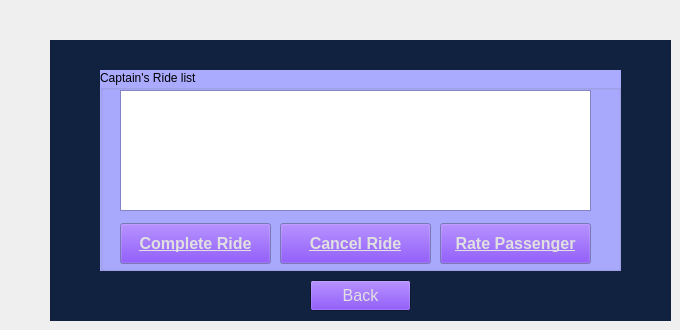
    <widget class="QWidget" name="page_10">
     <widget class="QWidget" name="index9" native="true">
      <property name="geometry">
       <rect>
        <x>50</x>
        <y>40</y>
        <width>621</width>
        <height>281</height>
       </rect>
      </property>
      <property name="palette">
       <palette>
        <active>
         <colorrole role="Window">
          <brush brushstyle="SolidPattern">
           <color alpha="255">
            <red>17</red>
            <green>34</green>
            <blue>64</blue>
           </color>
          </brush>
         </colorrole>
        </active>
        <inactive>
         <colorrole role="Window">
          <brush brushstyle="SolidPattern">
           <color alpha="255">
            <red>17</red>
            <green>34</green>
            <blue>64</blue>
           </color>
          </brush>
         </colorrole>
        </inactive>
        <disabled>
         <colorrole role="Base">
          <brush brushstyle="SolidPattern">
           <color alpha="255">
            <red>17</red>
            <green>34</green>
            <blue>64</blue>
           </color>
          </brush>
         </colorrole>
         <colorrole role="Window">
          <brush brushstyle="SolidPattern">
           <color alpha="255">
            <red>17</red>
            <green>34</green>
            <blue>64</blue>
           </color>
          </brush>
         </colorrole>
        </disabled>
       </palette>
      </property>
      <property name="autoFillBackground">
       <bool>true</bool>
      </property>
      <widget class="QGroupBox" name="groupBox_9">
       <property name="geometry">
        <rect>
         <x>50</x>
         <y>30</y>
         <width>521</width>
         <height>201</height>
        </rect>
       </property>
       <property name="palette">
        <palette>
         <active>
          <colorrole role="Window">
           <brush brushstyle="SolidPattern">
            <color alpha="255">
             <red>170</red>
             <green>170</green>
             <blue>255</blue>
            </color>
           </brush>
          </colorrole>
         </active>
         <inactive>
          <colorrole role="Window">
           <brush brushstyle="SolidPattern">
            <color alpha="255">
             <red>170</red>
             <green>170</green>
             <blue>255</blue>
            </color>
           </brush>
          </colorrole>
         </inactive>
         <disabled>
          <colorrole role="Base">
           <brush brushstyle="SolidPattern">
            <color alpha="255">
             <red>170</red>
             <green>170</green>
             <blue>255</blue>
            </color>
           </brush>
          </colorrole>
          <colorrole role="Window">
           <brush brushstyle="SolidPattern">
            <color alpha="255">
             <red>170</red>
             <green>170</green>
             <blue>255</blue>
            </color>
           </brush>
          </colorrole>
         </disabled>
        </palette>
       </property>
       <property name="autoFillBackground">
        <bool>true</bool>
       </property>
       <property name="title">
        <string>Captain's Ride list</string>
       </property>
       <widget class="QListWidget" name="captainRidesList">
        <property name="geometry">
         <rect>
          <x>20</x>
          <y>20</y>
          <width>471</width>
          <height>121</height>
         </rect>
        </property>
        <property name="palette">
         <palette>
          <active>
           <colorrole role="Button">
            <brush brushstyle="SolidPattern">
             <color alpha="255">
              <red>171</red>
              <green>171</green>
              <blue>171</blue>
             </color>
            </brush>
           </colorrole>
           <colorrole role="Midlight">
            <brush brushstyle="SolidPattern">
             <color alpha="255">
              <red>138</red>
              <green>138</green>
              <blue>138</blue>
             </color>
            </brush>
           </colorrole>
           <colorrole role="Base">
            <brush brushstyle="SolidPattern">
             <color alpha="255">
              <red>255</red>
              <green>255</green>
              <blue>255</blue>
             </color>
            </brush>
           </colorrole>
           <colorrole role="AlternateBase">
            <brush brushstyle="SolidPattern">
             <color alpha="255">
              <red>189</red>
              <green>189</green>
              <blue>189</blue>
             </color>
            </brush>
           </colorrole>
          </active>
          <inactive>
           <colorrole role="Button">
            <brush brushstyle="SolidPattern">
             <color alpha="255">
              <red>171</red>
              <green>171</green>
              <blue>171</blue>
             </color>
            </brush>
           </colorrole>
           <colorrole role="Midlight">
            <brush brushstyle="SolidPattern">
             <color alpha="255">
              <red>138</red>
              <green>138</green>
              <blue>138</blue>
             </color>
            </brush>
           </colorrole>
           <colorrole role="Base">
            <brush brushstyle="SolidPattern">
             <color alpha="255">
              <red>255</red>
              <green>255</green>
              <blue>255</blue>
             </color>
            </brush>
           </colorrole>
           <colorrole role="AlternateBase">
            <brush brushstyle="SolidPattern">
             <color alpha="255">
              <red>189</red>
              <green>189</green>
              <blue>189</blue>
             </color>
            </brush>
           </colorrole>
          </inactive>
          <disabled>
           <colorrole role="Button">
            <brush brushstyle="SolidPattern">
             <color alpha="255">
              <red>171</red>
              <green>171</green>
              <blue>171</blue>
             </color>
            </brush>
           </colorrole>
           <colorrole role="Midlight">
            <brush brushstyle="SolidPattern">
             <color alpha="255">
              <red>138</red>
              <green>138</green>
              <blue>138</blue>
             </color>
            </brush>
           </colorrole>
           <colorrole role="AlternateBase">
            <brush brushstyle="SolidPattern">
             <color alpha="255">
              <red>189</red>
              <green>189</green>
              <blue>189</blue>
             </color>
            </brush>
           </colorrole>
          </disabled>
         </palette>
        </property>
        <property name="font">
         <font>
          <family>Tahoma</family>
          <pointsize>12</pointsize>
          <bold>true</bold>
         </font>
        </property>
        <property name="autoFillBackground">
         <bool>true</bool>
        </property>
       </widget>
       <widget class="QPushButton" name="completeRideButton">
        <property name="geometry">
         <rect>
          <x>20</x>
          <y>153</y>
          <width>151</width>
          <height>41</height>
         </rect>
        </property>
        <property name="palette">
         <palette>
          <active>
           <colorrole role="Button">
            <brush brushstyle="SolidPattern">
             <color alpha="255">
              <red>85</red>
              <green>0</green>
              <blue>255</blue>
             </color>
            </brush>
           </colorrole>
           <colorrole role="ButtonText">
            <brush brushstyle="SolidPattern">
             <color alpha="255">
              <red>224</red>
              <green>224</green>
              <blue>224</blue>
             </color>
            </brush>
           </colorrole>
          </active>
          <inactive>
           <colorrole role="Button">
            <brush brushstyle="SolidPattern">
             <color alpha="255">
              <red>85</red>
              <green>0</green>
              <blue>255</blue>
             </color>
            </brush>
           </colorrole>
           <colorrole role="ButtonText">
            <brush brushstyle="SolidPattern">
             <color alpha="255">
              <red>224</red>
              <green>224</green>
              <blue>224</blue>
             </color>
            </brush>
           </colorrole>
          </inactive>
          <disabled>
           <colorrole role="Button">
            <brush brushstyle="SolidPattern">
             <color alpha="255">
              <red>85</red>
              <green>0</green>
              <blue>255</blue>
             </color>
            </brush>
           </colorrole>
          </disabled>
         </palette>
        </property>
        <property name="font">
         <font>
          <family>Tahoma</family>
          <pointsize>12</pointsize>
          <bold>true</bold>
          <underline>true</underline>
         </font>
        </property>
        <property name="text">
         <string>Complete Ride</string>
        </property>
       </widget>
       <widget class="QPushButton" name="cancelRideButton">
        <property name="geometry">
         <rect>
          <x>180</x>
          <y>153</y>
          <width>151</width>
          <height>41</height>
         </rect>
        </property>
        <property name="palette">
         <palette>
          <active>
           <colorrole role="Button">
            <brush brushstyle="SolidPattern">
             <color alpha="255">
              <red>85</red>
              <green>0</green>
              <blue>255</blue>
             </color>
            </brush>
           </colorrole>
           <colorrole role="ButtonText">
            <brush brushstyle="SolidPattern">
             <color alpha="255">
              <red>224</red>
              <green>224</green>
              <blue>224</blue>
             </color>
            </brush>
           </colorrole>
          </active>
          <inactive>
           <colorrole role="Button">
            <brush brushstyle="SolidPattern">
             <color alpha="255">
              <red>85</red>
              <green>0</green>
              <blue>255</blue>
             </color>
            </brush>
           </colorrole>
           <colorrole role="ButtonText">
            <brush brushstyle="SolidPattern">
             <color alpha="255">
              <red>224</red>
              <green>224</green>
              <blue>224</blue>
             </color>
            </brush>
           </colorrole>
          </inactive>
          <disabled>
           <colorrole role="Button">
            <brush brushstyle="SolidPattern">
             <color alpha="255">
              <red>85</red>
              <green>0</green>
              <blue>255</blue>
             </color>
            </brush>
           </colorrole>
          </disabled>
         </palette>
        </property>
        <property name="font">
         <font>
          <family>Tahoma</family>
          <pointsize>12</pointsize>
          <bold>true</bold>
          <underline>true</underline>
         </font>
        </property>
        <property name="text">
         <string>Cancel Ride</string>
        </property>
       </widget>
       <widget class="QPushButton" name="rateUserButton">
        <property name="geometry">
         <rect>
          <x>340</x>
          <y>153</y>
          <width>151</width>
          <height>41</height>
         </rect>
        </property>
        <property name="palette">
         <palette>
          <active>
           <colorrole role="Button">
            <brush brushstyle="SolidPattern">
             <color alpha="255">
              <red>85</red>
              <green>0</green>
              <blue>255</blue>
             </color>
            </brush>
           </colorrole>
           <colorrole role="ButtonText">
            <brush brushstyle="SolidPattern">
             <color alpha="255">
              <red>224</red>
              <green>224</green>
              <blue>224</blue>
             </color>
            </brush>
           </colorrole>
          </active>
          <inactive>
           <colorrole role="Button">
            <brush brushstyle="SolidPattern">
             <color alpha="255">
              <red>85</red>
              <green>0</green>
              <blue>255</blue>
             </color>
            </brush>
           </colorrole>
           <colorrole role="ButtonText">
            <brush brushstyle="SolidPattern">
             <color alpha="255">
              <red>224</red>
              <green>224</green>
              <blue>224</blue>
             </color>
            </brush>
           </colorrole>
          </inactive>
          <disabled>
           <colorrole role="Button">
            <brush brushstyle="SolidPattern">
             <color alpha="255">
              <red>85</red>
              <green>0</green>
              <blue>255</blue>
             </color>
            </brush>
           </colorrole>
          </disabled>
         </palette>
        </property>
        <property name="font">
         <font>
          <family>Tahoma</family>
          <pointsize>12</pointsize>
          <bold>true</bold>
          <underline>true</underline>
         </font>
        </property>
        <property name="text">
         <string>Rate Passenger</string>
        </property>
       </widget>
      </widget>
      <widget class="QPushButton" name="captainRidesBackButton">
       <property name="geometry">
        <rect>
         <x>260</x>
         <y>240</y>
         <width>101</width>
         <height>31</height>
        </rect>
       </property>
       <property name="palette">
        <palette>
         <active>
          <colorrole role="Button">
           <brush brushstyle="SolidPattern">
            <color alpha="255">
             <red>85</red>
             <green>0</green>
             <blue>255</blue>
            </color>
           </brush>
          </colorrole>
          <colorrole role="ButtonText">
           <brush brushstyle="SolidPattern">
            <color alpha="255">
             <red>224</red>
             <green>224</green>
             <blue>224</blue>
            </color>
           </brush>
          </colorrole>
         </active>
         <inactive>
          <colorrole role="Button">
           <brush brushstyle="SolidPattern">
            <color alpha="255">
             <red>85</red>
             <green>0</green>
             <blue>255</blue>
            </color>
           </brush>
          </colorrole>
          <colorrole role="ButtonText">
           <brush brushstyle="SolidPattern">
            <color alpha="255">
             <red>224</red>
             <green>224</green>
             <blue>224</blue>
            </color>
           </brush>
          </colorrole>
         </inactive>
         <disabled>
          <colorrole role="Button">
           <brush brushstyle="SolidPattern">
            <color alpha="255">
             <red>85</red>
             <green>0</green>
             <blue>255</blue>
            </color>
           </brush>
          </colorrole>
         </disabled>
        </palette>
       </property>
       <property name="font">
        <font>
         <family>Tahoma</family>
         <pointsize>12</pointsize>
         <bold>false</bold>
        </font>
       </property>
       <property name="text">
        <string>Back</string>
       </property>
      </widget>
     </widget>
    </widget>
